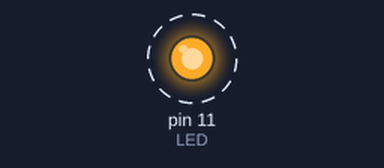
The sketch below on a simulated Arduino Uno, built with avr-gcc and run on an emulated ATmega328P. Shown: output pins drawn as LEDs (lit = HIGH). Dashed ring = blinking.

Above: at 0.5 s.
Timing chart, 0 to 4.6 s (numbered marks = the images above):
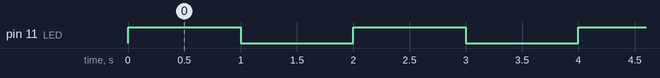

Measured:
- by itself, pin 11 (LED): alternates HIGH for 1.0 s and LOW for 1.0 s

The sketch:

simple_blink2.ino
```cpp
// Change this value depending on where you put your LED pins
#define LED 11
// Change this value to change delay time/frequency of blinking
#define DELAY 1000
void setup() {
  // put your setup code here, to run once:
  pinMode(LED, OUTPUT);
}

void loop() {
  // put your main code here, to run repeatedly:
  digitalWrite(LED, HIGH);
  delay(DELAY);
  digitalWrite(LED, LOW);
  delay(DELAY);
}
```
